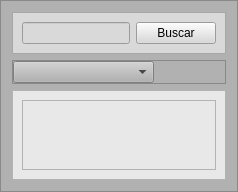
           <widget class="QFrame" name="ListaProfesionalesBox">
            <property name="styleSheet">
             <string notr="true">background-color: rgb(177, 177, 177);</string>
            </property>
            <property name="frameShape">
             <enum>QFrame::StyledPanel</enum>
            </property>
            <property name="frameShadow">
             <enum>QFrame::Raised</enum>
            </property>
            <layout class="QVBoxLayout" name="verticalLayout_4" stretch="1,1,25">
             <property name="sizeConstraint">
              <enum>QLayout::SetNoConstraint</enum>
             </property>
             <item>
              <widget class="QFrame" name="BuscadorBox">
               <property name="styleSheet">
                <string notr="true">background-color: rgb(217, 217, 217);</string>
               </property>
               <property name="frameShape">
                <enum>QFrame::StyledPanel</enum>
               </property>
               <property name="frameShadow">
                <enum>QFrame::Raised</enum>
               </property>
               <layout class="QHBoxLayout" name="horizontalLayout_8">
                <item>
                 <widget class="QLineEdit" name="inputBusqueda"/>
                </item>
                <item>
                 <widget class="QPushButton" name="bt_Buscar">
                  <property name="text">
                   <string>Buscar</string>
                  </property>
                 </widget>
                </item>
               </layout>
              </widget>
             </item>
             <item>
              <widget class="QFrame" name="FiltroBox">
               <property name="frameShape">
                <enum>QFrame::StyledPanel</enum>
               </property>
               <property name="frameShadow">
                <enum>QFrame::Raised</enum>
               </property>
               <layout class="QHBoxLayout" name="horizontalLayout_9" stretch="2,1">
                <property name="spacing">
                 <number>0</number>
                </property>
                <property name="leftMargin">
                 <number>0</number>
                </property>
                <property name="topMargin">
                 <number>0</number>
                </property>
                <property name="rightMargin">
                 <number>0</number>
                </property>
                <property name="bottomMargin">
                 <number>0</number>
                </property>
                <item>
                 <widget class="QComboBox" name="filtrosBarra"/>
                </item>
                <item>
                 <spacer name="horizontalSpacer_4">
                  <property name="orientation">
                   <enum>Qt::Horizontal</enum>
                  </property>
                  <property name="sizeHint" stdset="0">
                   <size>
                    <width>40</width>
                    <height>20</height>
                   </size>
                  </property>
                 </spacer>
                </item>
               </layout>
              </widget>
             </item>
             <item>
              <widget class="QFrame" name="ListadoBox">
               <property name="styleSheet">
                <string notr="true">background-color: rgb(232, 232, 232);</string>
               </property>
               <property name="frameShape">
                <enum>QFrame::StyledPanel</enum>
               </property>
               <property name="frameShadow">
                <enum>QFrame::Raised</enum>
               </property>
               <layout class="QHBoxLayout" name="horizontalLayout_10" stretch="0">
                <item>
                 <widget class="QScrollArea" name="ListaBox">
                  <property name="widgetResizable">
                   <bool>true</bool>
                  </property>
                  <widget class="QWidget" name="listaProfesionalesScroll">
                   <property name="geometry">
                    <rect>
                     <x>0</x>
                     <y>0</y>
                     <width>550</width>
                     <height>585</height>
                    </rect>
                   </property>
                  </widget>
                 </widget>
                </item>
               </layout>
              </widget>
             </item>
            </layout>
           </widget>
